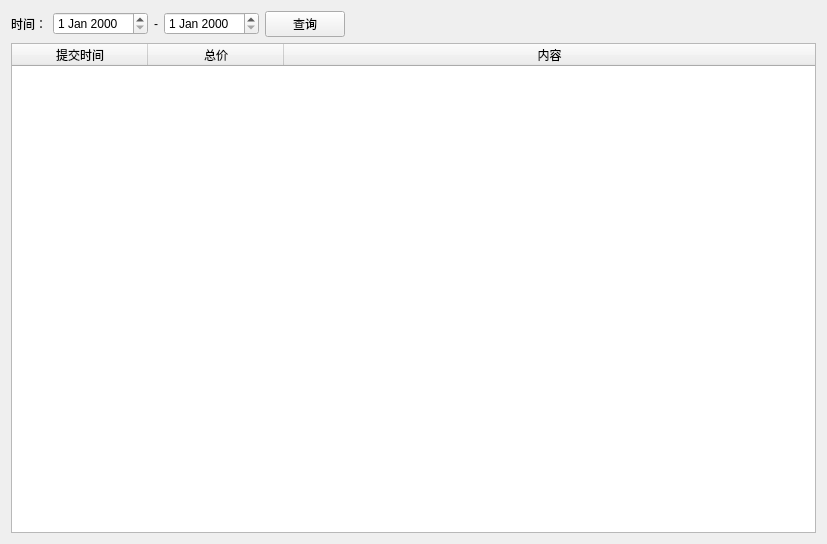
<?xml version="1.0" encoding="UTF-8"?>
<ui version="4.0">
 <class>user_order</class>
 <widget class="QWidget" name="user_order">
  <property name="geometry">
   <rect>
    <x>0</x>
    <y>0</y>
    <width>827</width>
    <height>544</height>
   </rect>
  </property>
  <property name="windowTitle">
   <string>历史订单</string>
  </property>
  <layout class="QGridLayout" name="gridLayout">
   <item row="0" column="0">
    <widget class="QLabel" name="label">
     <property name="text">
      <string>时间：</string>
     </property>
    </widget>
   </item>
   <item row="0" column="1">
    <widget class="QDateEdit" name="dateEdit_date1"/>
   </item>
   <item row="0" column="2">
    <widget class="QLabel" name="label_2">
     <property name="text">
      <string>-</string>
     </property>
    </widget>
   </item>
   <item row="0" column="3">
    <widget class="QDateEdit" name="dateEdit_date2"/>
   </item>
   <item row="0" column="4">
    <widget class="QPushButton" name="pushButton_search">
     <property name="text">
      <string>查询</string>
     </property>
    </widget>
   </item>
   <item row="0" column="5">
    <spacer name="horizontalSpacer">
     <property name="orientation">
      <enum>Qt::Horizontal</enum>
     </property>
     <property name="sizeHint" stdset="0">
      <size>
       <width>483</width>
       <height>20</height>
      </size>
     </property>
    </spacer>
   </item>
   <item row="1" column="0" colspan="6">
    <widget class="QTableWidget" name="tableWidget">
     <attribute name="horizontalHeaderDefaultSectionSize">
      <number>136</number>
     </attribute>
     <attribute name="horizontalHeaderStretchLastSection">
      <bool>true</bool>
     </attribute>
     <column>
      <property name="text">
       <string>提交时间</string>
      </property>
     </column>
     <column>
      <property name="text">
       <string>总价</string>
      </property>
     </column>
     <column>
      <property name="text">
       <string>内容</string>
      </property>
     </column>
    </widget>
   </item>
  </layout>
 </widget>
 <resources/>
 <connections/>
</ui>
